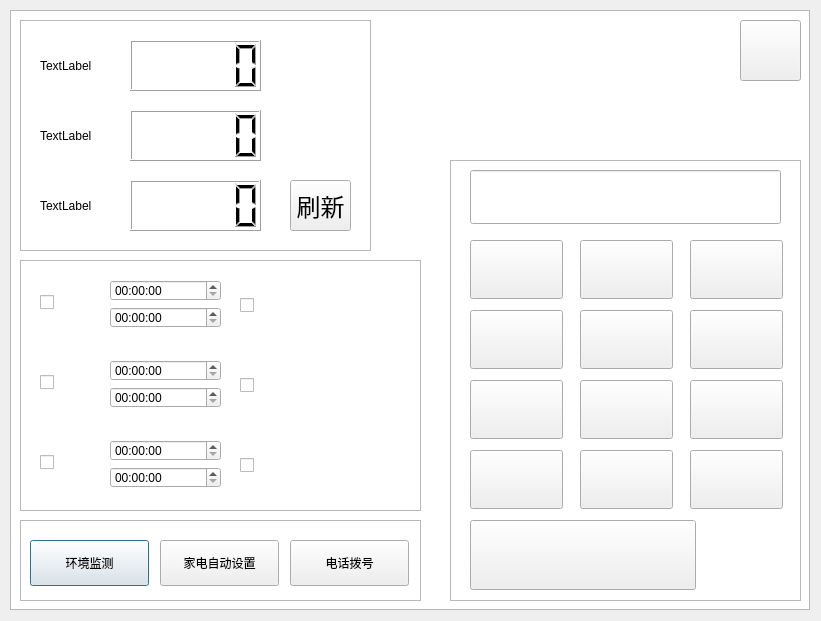
<?xml version="1.0" encoding="UTF-8"?>
<ui version="4.0">
 <class>userRoomDialog</class>
 <widget class="QDialog" name="userRoomDialog">
  <property name="geometry">
   <rect>
    <x>0</x>
    <y>0</y>
    <width>821</width>
    <height>621</height>
   </rect>
  </property>
  <property name="windowTitle">
   <string>Dialog</string>
  </property>
  <widget class="QGraphicsView" name="graphicsView">
   <property name="geometry">
    <rect>
     <x>10</x>
     <y>10</y>
     <width>800</width>
     <height>600</height>
    </rect>
   </property>
  </widget>
  <widget class="QFrame" name="frame">
   <property name="geometry">
    <rect>
     <x>20</x>
     <y>520</y>
     <width>401</width>
     <height>81</height>
    </rect>
   </property>
   <property name="frameShape">
    <enum>QFrame::StyledPanel</enum>
   </property>
   <property name="frameShadow">
    <enum>QFrame::Raised</enum>
   </property>
   <widget class="QPushButton" name="pushButton_2">
    <property name="geometry">
     <rect>
      <x>10</x>
      <y>20</y>
      <width>119</width>
      <height>46</height>
     </rect>
    </property>
    <property name="font">
     <font>
      <pointsize>9</pointsize>
     </font>
    </property>
    <property name="styleSheet">
     <string notr="true"/>
    </property>
    <property name="text">
     <string>环境监测</string>
    </property>
   </widget>
   <widget class="QPushButton" name="pushButton_3">
    <property name="geometry">
     <rect>
      <x>140</x>
      <y>20</y>
      <width>119</width>
      <height>46</height>
     </rect>
    </property>
    <property name="font">
     <font>
      <pointsize>9</pointsize>
     </font>
    </property>
    <property name="text">
     <string>家电自动设置</string>
    </property>
   </widget>
   <widget class="QPushButton" name="pushButton_18">
    <property name="geometry">
     <rect>
      <x>270</x>
      <y>20</y>
      <width>119</width>
      <height>46</height>
     </rect>
    </property>
    <property name="font">
     <font>
      <pointsize>9</pointsize>
     </font>
    </property>
    <property name="text">
     <string>电话拨号</string>
    </property>
   </widget>
  </widget>
  <widget class="QPushButton" name="pushButton">
   <property name="geometry">
    <rect>
     <x>740</x>
     <y>20</y>
     <width>61</width>
     <height>61</height>
    </rect>
   </property>
   <property name="styleSheet">
    <string notr="true"/>
   </property>
   <property name="text">
    <string/>
   </property>
  </widget>
  <widget class="QFrame" name="frame_2">
   <property name="geometry">
    <rect>
     <x>20</x>
     <y>20</y>
     <width>351</width>
     <height>231</height>
    </rect>
   </property>
   <property name="frameShape">
    <enum>QFrame::StyledPanel</enum>
   </property>
   <property name="frameShadow">
    <enum>QFrame::Raised</enum>
   </property>
   <widget class="QLabel" name="label">
    <property name="geometry">
     <rect>
      <x>20</x>
      <y>20</y>
      <width>51</width>
      <height>51</height>
     </rect>
    </property>
    <property name="text">
     <string>TextLabel</string>
    </property>
   </widget>
   <widget class="QLabel" name="label_2">
    <property name="geometry">
     <rect>
      <x>20</x>
      <y>90</y>
      <width>51</width>
      <height>51</height>
     </rect>
    </property>
    <property name="text">
     <string>TextLabel</string>
    </property>
   </widget>
   <widget class="QLabel" name="label_3">
    <property name="geometry">
     <rect>
      <x>20</x>
      <y>160</y>
      <width>51</width>
      <height>51</height>
     </rect>
    </property>
    <property name="text">
     <string>TextLabel</string>
    </property>
   </widget>
   <widget class="QPushButton" name="pushButton_4">
    <property name="geometry">
     <rect>
      <x>270</x>
      <y>160</y>
      <width>61</width>
      <height>51</height>
     </rect>
    </property>
    <property name="font">
     <font>
      <pointsize>18</pointsize>
     </font>
    </property>
    <property name="text">
     <string>刷新</string>
    </property>
   </widget>
   <widget class="QLCDNumber" name="lcdNumber">
    <property name="geometry">
     <rect>
      <x>110</x>
      <y>20</y>
      <width>131</width>
      <height>51</height>
     </rect>
    </property>
    <property name="font">
     <font>
      <pointsize>8</pointsize>
     </font>
    </property>
   </widget>
   <widget class="QLCDNumber" name="lcdNumber_2">
    <property name="geometry">
     <rect>
      <x>110</x>
      <y>90</y>
      <width>131</width>
      <height>51</height>
     </rect>
    </property>
    <property name="font">
     <font>
      <pointsize>8</pointsize>
     </font>
    </property>
   </widget>
   <widget class="QLCDNumber" name="lcdNumber_3">
    <property name="geometry">
     <rect>
      <x>110</x>
      <y>160</y>
      <width>131</width>
      <height>51</height>
     </rect>
    </property>
    <property name="font">
     <font>
      <pointsize>8</pointsize>
     </font>
    </property>
   </widget>
  </widget>
  <widget class="QFrame" name="frame_3">
   <property name="geometry">
    <rect>
     <x>20</x>
     <y>260</y>
     <width>401</width>
     <height>251</height>
    </rect>
   </property>
   <property name="frameShape">
    <enum>QFrame::StyledPanel</enum>
   </property>
   <property name="frameShadow">
    <enum>QFrame::Raised</enum>
   </property>
   <widget class="QCheckBox" name="checkBox">
    <property name="geometry">
     <rect>
      <x>220</x>
      <y>20</y>
      <width>131</width>
      <height>51</height>
     </rect>
    </property>
    <property name="text">
     <string/>
    </property>
   </widget>
   <widget class="QCheckBox" name="checkBox_2">
    <property name="geometry">
     <rect>
      <x>220</x>
      <y>100</y>
      <width>131</width>
      <height>51</height>
     </rect>
    </property>
    <property name="text">
     <string/>
    </property>
   </widget>
   <widget class="QCheckBox" name="checkBox_3">
    <property name="geometry">
     <rect>
      <x>220</x>
      <y>180</y>
      <width>131</width>
      <height>51</height>
     </rect>
    </property>
    <property name="text">
     <string/>
    </property>
   </widget>
   <widget class="QWidget" name="layoutWidget">
    <property name="geometry">
     <rect>
      <x>90</x>
      <y>20</y>
      <width>111</width>
      <height>48</height>
     </rect>
    </property>
    <layout class="QVBoxLayout" name="verticalLayout">
     <item>
      <widget class="QTimeEdit" name="timeEdit"/>
     </item>
     <item>
      <widget class="QTimeEdit" name="timeEdit_2"/>
     </item>
    </layout>
   </widget>
   <widget class="QWidget" name="layoutWidget_2">
    <property name="geometry">
     <rect>
      <x>90</x>
      <y>100</y>
      <width>111</width>
      <height>48</height>
     </rect>
    </property>
    <layout class="QVBoxLayout" name="verticalLayout_2">
     <item>
      <widget class="QTimeEdit" name="timeEdit_3"/>
     </item>
     <item>
      <widget class="QTimeEdit" name="timeEdit_4"/>
     </item>
    </layout>
   </widget>
   <widget class="QWidget" name="layoutWidget_3">
    <property name="geometry">
     <rect>
      <x>90</x>
      <y>180</y>
      <width>111</width>
      <height>48</height>
     </rect>
    </property>
    <layout class="QVBoxLayout" name="verticalLayout_3">
     <item>
      <widget class="QTimeEdit" name="timeEdit_5"/>
     </item>
     <item>
      <widget class="QTimeEdit" name="timeEdit_6"/>
     </item>
    </layout>
   </widget>
   <widget class="QCheckBox" name="checkBox_4">
    <property name="geometry">
     <rect>
      <x>20</x>
      <y>10</y>
      <width>64</width>
      <height>64</height>
     </rect>
    </property>
    <property name="text">
     <string/>
    </property>
   </widget>
   <widget class="QCheckBox" name="checkBox_5">
    <property name="geometry">
     <rect>
      <x>20</x>
      <y>90</y>
      <width>64</width>
      <height>64</height>
     </rect>
    </property>
    <property name="text">
     <string/>
    </property>
   </widget>
   <widget class="QCheckBox" name="checkBox_6">
    <property name="geometry">
     <rect>
      <x>20</x>
      <y>170</y>
      <width>64</width>
      <height>64</height>
     </rect>
    </property>
    <property name="text">
     <string/>
    </property>
   </widget>
  </widget>
  <widget class="QFrame" name="frame_4">
   <property name="geometry">
    <rect>
     <x>450</x>
     <y>160</y>
     <width>351</width>
     <height>441</height>
    </rect>
   </property>
   <property name="frameShape">
    <enum>QFrame::StyledPanel</enum>
   </property>
   <property name="frameShadow">
    <enum>QFrame::Raised</enum>
   </property>
   <widget class="QPushButton" name="pushButton_5">
    <property name="geometry">
     <rect>
      <x>20</x>
      <y>80</y>
      <width>93</width>
      <height>59</height>
     </rect>
    </property>
    <property name="font">
     <font>
      <pointsize>18</pointsize>
     </font>
    </property>
    <property name="text">
     <string/>
    </property>
   </widget>
   <widget class="QLineEdit" name="lineEdit">
    <property name="geometry">
     <rect>
      <x>20</x>
      <y>10</y>
      <width>311</width>
      <height>54</height>
     </rect>
    </property>
    <property name="font">
     <font>
      <pointsize>36</pointsize>
     </font>
    </property>
    <property name="text">
     <string/>
    </property>
    <property name="alignment">
     <set>Qt::AlignRight|Qt::AlignTrailing|Qt::AlignVCenter</set>
    </property>
    <property name="readOnly">
     <bool>false</bool>
    </property>
   </widget>
   <widget class="QPushButton" name="pushButton_6">
    <property name="geometry">
     <rect>
      <x>130</x>
      <y>80</y>
      <width>93</width>
      <height>59</height>
     </rect>
    </property>
    <property name="font">
     <font>
      <pointsize>18</pointsize>
     </font>
    </property>
    <property name="text">
     <string/>
    </property>
   </widget>
   <widget class="QPushButton" name="pushButton_7">
    <property name="geometry">
     <rect>
      <x>240</x>
      <y>80</y>
      <width>93</width>
      <height>59</height>
     </rect>
    </property>
    <property name="font">
     <font>
      <pointsize>18</pointsize>
     </font>
    </property>
    <property name="text">
     <string/>
    </property>
   </widget>
   <widget class="QPushButton" name="pushButton_8">
    <property name="geometry">
     <rect>
      <x>20</x>
      <y>150</y>
      <width>93</width>
      <height>59</height>
     </rect>
    </property>
    <property name="font">
     <font>
      <pointsize>18</pointsize>
     </font>
    </property>
    <property name="text">
     <string/>
    </property>
   </widget>
   <widget class="QPushButton" name="pushButton_9">
    <property name="geometry">
     <rect>
      <x>130</x>
      <y>150</y>
      <width>93</width>
      <height>59</height>
     </rect>
    </property>
    <property name="font">
     <font>
      <pointsize>18</pointsize>
     </font>
    </property>
    <property name="text">
     <string/>
    </property>
   </widget>
   <widget class="QPushButton" name="pushButton_10">
    <property name="geometry">
     <rect>
      <x>240</x>
      <y>150</y>
      <width>93</width>
      <height>59</height>
     </rect>
    </property>
    <property name="font">
     <font>
      <pointsize>18</pointsize>
     </font>
    </property>
    <property name="text">
     <string/>
    </property>
   </widget>
   <widget class="QPushButton" name="pushButton_11">
    <property name="geometry">
     <rect>
      <x>20</x>
      <y>220</y>
      <width>93</width>
      <height>59</height>
     </rect>
    </property>
    <property name="font">
     <font>
      <pointsize>18</pointsize>
     </font>
    </property>
    <property name="text">
     <string/>
    </property>
   </widget>
   <widget class="QPushButton" name="pushButton_12">
    <property name="geometry">
     <rect>
      <x>130</x>
      <y>220</y>
      <width>93</width>
      <height>59</height>
     </rect>
    </property>
    <property name="font">
     <font>
      <pointsize>18</pointsize>
     </font>
    </property>
    <property name="text">
     <string/>
    </property>
   </widget>
   <widget class="QPushButton" name="pushButton_13">
    <property name="geometry">
     <rect>
      <x>240</x>
      <y>220</y>
      <width>93</width>
      <height>59</height>
     </rect>
    </property>
    <property name="font">
     <font>
      <pointsize>18</pointsize>
     </font>
    </property>
    <property name="text">
     <string/>
    </property>
   </widget>
   <widget class="QPushButton" name="pushButton_14">
    <property name="geometry">
     <rect>
      <x>20</x>
      <y>290</y>
      <width>93</width>
      <height>59</height>
     </rect>
    </property>
    <property name="font">
     <font>
      <pointsize>18</pointsize>
     </font>
    </property>
    <property name="text">
     <string/>
    </property>
   </widget>
   <widget class="QPushButton" name="pushButton_15">
    <property name="geometry">
     <rect>
      <x>130</x>
      <y>290</y>
      <width>93</width>
      <height>59</height>
     </rect>
    </property>
    <property name="font">
     <font>
      <pointsize>18</pointsize>
     </font>
    </property>
    <property name="text">
     <string/>
    </property>
   </widget>
   <widget class="QPushButton" name="pushButton_16">
    <property name="geometry">
     <rect>
      <x>240</x>
      <y>290</y>
      <width>93</width>
      <height>59</height>
     </rect>
    </property>
    <property name="font">
     <font>
      <pointsize>18</pointsize>
     </font>
    </property>
    <property name="text">
     <string/>
    </property>
   </widget>
   <widget class="QPushButton" name="pushButton_17">
    <property name="geometry">
     <rect>
      <x>20</x>
      <y>360</y>
      <width>226</width>
      <height>70</height>
     </rect>
    </property>
    <property name="font">
     <font>
      <pointsize>18</pointsize>
     </font>
    </property>
    <property name="text">
     <string/>
    </property>
   </widget>
  </widget>
 </widget>
 <resources/>
 <connections/>
</ui>
